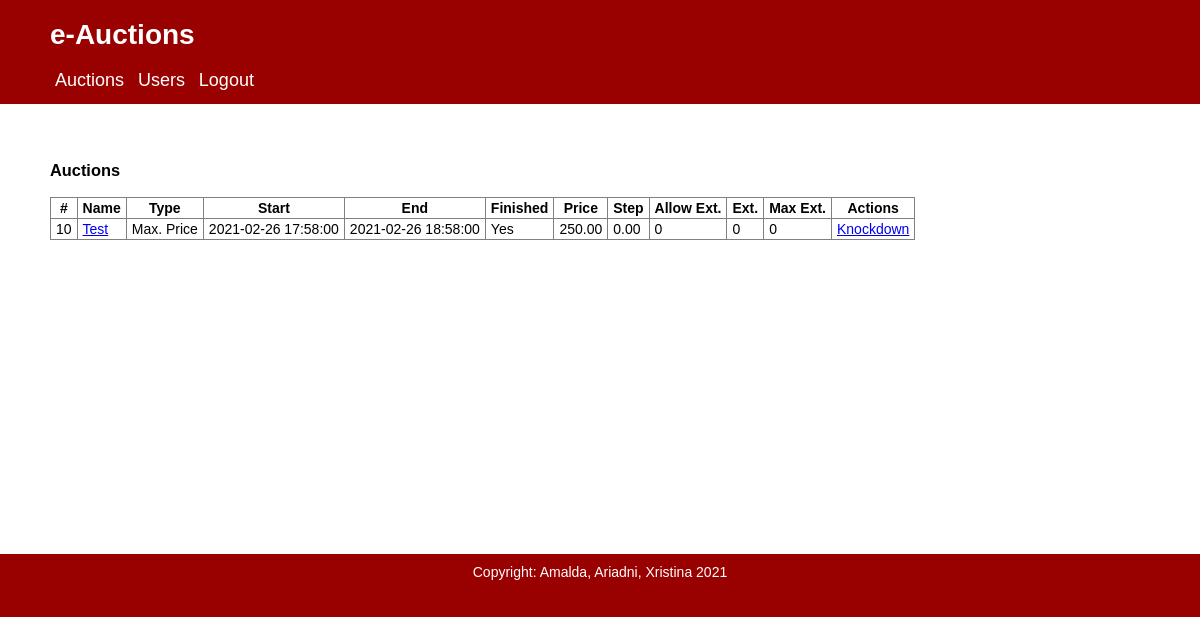
/auction_edit.php?auction_id=10 (signed in), run on the app's committed database.
### tables this page shows
CREATE TABLE `auctions` (
  `auction_id` int(11) NOT NULL,
  `owner` int(11) NOT NULL COMMENT 'user id',
  `prod_serv_name` varchar(30) NOT NULL COMMENT 'τίτλος',
  `prod_serv_description` text DEFAULT NULL COMMENT 'περιγραφή',
  `start_datetime` datetime NOT NULL COMMENT 'ημ/νια ώρα έναρξης',
  `main_duration` time NOT NULL COMMENT 'χρόνος διάρκειας',
  `start_price` decimal(10,2) NOT NULL COMMENT 'αρχική τιμή',
  `price_step` decimal(10,2) DEFAULT NULL COMMENT 'βήμα τιμής',
  `allow_extensions` tinyint(1) NOT NULL COMMENT '0 ή 1 αν επιτρέπονται παρατάσεις',
  `max_extensions` int(11) DEFAULT NULL COMMENT 'μέγιστες παρατάσεις',
  `extension_duration` time DEFAULT NULL COMMENT 'χρόνος διάρκειας παράτασης',
  `crucial_time` time DEFAULT NULL COMMENT 'χρόνος ενεργοποίησης παράτασης',
  `type` int(11) NOT NULL COMMENT 'auction_types id',
  `last_extension` int(11) DEFAULT NULL COMMENT 'αριθμός παράτασης',
  `finished` tinyint(1) DEFAULT NULL COMMENT '0 ή 1 αν τελείωσε'
);

### auction_edit.php (the view, shortened to what this page needs)
<?php
	include('header.php');
	$auction_id = $_GET['auction_id'];
	$query = "SELECT * FROM auction_types";
	$result = mysqli_query($con, $query);
	$auction_types = [];
	while($row = mysqli_fetch_assoc($result)){
		$auction_types[$row['a_type_id']] = $row['a_type_descr'];
	}
?>
	<h3>Auctions</h3>
	<table class="mytable">
	<tr><th>#</th><th>Name</th><th>Type</th><th>Start</th><th>End</th><th>Finished</th><th>Price</th><th>Step</th><th>Allow Ext.</th><th>Ext.</th><th>Max Ext.</th><th>Actions</th></tr>
	<?php
	$query = "SELECT *, ADDTIME(start_datetime, main_duration + last_extension*extension_duration) as end_time
	FROM auctions WHERE auction_id=$auction_id";
	$result = mysqli_query($con, $query);
	while($auction = mysqli_fetch_assoc($result)){
		$finished = 'No';
		if($auction['finished']){
			$finished = 'Yes';
		}
		echo "<tr><td>".$auction['auction_id']."</td><td><a href='auction_details.php?auction_id=".$auction['auction_id']."'>".$auction['prod_serv_name']."</a></td><td>".$auction_types[$auction['type']]."</td>
		<td>".$auction['start_datetime']."</td><td>".$auction['end_time']."</td><td>".$finished."</td>
		<td>".$auction['start_price']."</td><td>".$auction['price_step']."</td>
		<td>".$auction['allow_extensions']."</td><td>".$auction['last_extension']."</td><td>".$auction['max_extensions']."</td><td>";
		if($auction['finished']==0){
			$now = date("Y-m-d H:i:s");
			if($now > $auction['end_time']){
				echo "<form action='auction_edit_action.php' method='post'>
				<input type='hidden' name='auction_id' value='".$auction['auction_id']."'>
				<input type='submit' name='finish' value='Finish'>
				</form>";
			}elseif($_SESSION['isProvider']==1){
				echo "<form action='auction_edit_action.php' method='post'>
				<input type='hidden' name='auction_id' value='".$auction['auction_id']."'>
				<input type='submit' name='cancel' value='Cancel'>
				</form>";
			}
		}elseif(($auction['finished']==1) && ($_SESSION['isProvider']==1)){
			echo " <a href='knockdown.php?auction_id=".$auction['auction_id']."'>Knockdown</a>";
		}
		echo "</td></tr>";
	}
	echo '</table>';
	include('footer.php');
?>

### style.css (style rules this page uses)
body { font: 100% Verdana, Arial, Helvetica, sans-serif; margin: 0; padding: 0; color: #000000; background-color: #990000; font-size: 14px; }
table { border-collapse: collapse; border: 1px solid grey; }
th, td { border: 1px solid grey; padding: 2px 5px 2px 5px; }

### data on the page
auctions: auction_id "10", prod_serv_name "Test", type "Max. Price", start_datetime "2021-02-26 17:58:00", end_time "2021-02-26 18:58:00", finished "Yes", start_price "250.00", price_step "0.00", allow_extensions "0", last_extension "0", max_extensions "0"
